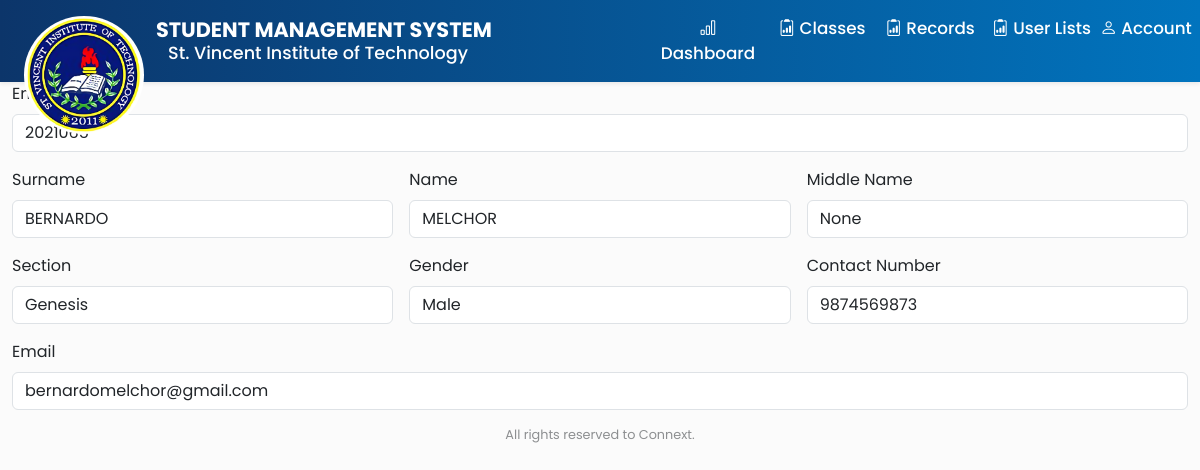
/profile/2021065 (signed in), run on the app's committed database.
### admin_staff/models.py (models this page shows, shortened)
class FacultyStaff(models.Model):
    user = models.OneToOneField(User, null=True, on_delete=models.CASCADE)
    faculty_staff_id = models.BigIntegerField(primary_key=True)
    surname = models.CharField(max_length=24)
    first_name = models.CharField(max_length=24)
    middle_name = models.CharField(max_length=24, blank=True, null=True)
    gender_choice = (
        ('Male', 'Male'),
        ('Female', 'Female'),
    )
    gender = models.CharField(max_length=10, default="Gender", choices=gender_choice, null=True)
    civil_choice = (
        ('Single', 'Single'),
        ('Married', 'Married'),
        ('Divorced', 'Divorced'),
        ('Widowed', 'Widowed'),
    )
    civil_status = models.CharField(max_length=10, default="Status", choices=civil_choice, blank=True, null=True)
    birth_date = models.DateField(null=True)
    birth_place = models.CharField(max_length=200, blank=True, null=True)
    religion = models.CharField(max_length=24, blank=True, null=True)
    contact = models.BigIntegerField(blank=True, null=True)
    email = models.CharField(max_length=100, blank=True, null=True)
    section = models.OneToOneField('section', blank=True, null=True, on_delete=models.SET_NULL)
    subject = models.OneToOneField('subject', blank=True, null=True, on_delete=models.SET_NULL)
    class Meta:
        managed = True
        db_table = 'faculty_staff'

class section(models.Model):
    section_name = models.CharField(max_length=20)
    level = models.ForeignKey("level", null=True, on_delete=models.SET_NULL)
    def __str__(self):
        return self.section_name

### admin_staff/decorators.py (the view)
        def wrapper_func(request, *args, **kwargs):
            group = None
            if request.user.groups.exists():
                group = request.user.groups.all()[0].name
            if group in allow_roles:
                return view_func(request, *args, **kwargs)
            else:
                return HttpResponse('you are not authorize')

### admin_staff/views.py (called while the page is built)
@login_required(login_url='login')
@allowed_user(allow_roles=['admin'])
def faculty_profile(request, pk):
    faculty = FacultyStaff.objects.get(faculty_staff_id = pk)
    return render(request, 'admin/faculty_profile.html', {'faculty': faculty})

### admin_staff/templates/admin/faculty_profile.html (shortened to what this page needs)
{% extends "admin/admin_dashboard.html" %}
{% block content %}
<div class="container-fluid">
    <form class="row g-3" >
        <div class="col-12">
            <label for="inputEmail4" class="form-label">Employee ID</label>
            <input type="text" class="form-control" id="inputEmail4" placeholder='student LRN' value="{{faculty.faculty_staff_id}}">
        </div>
        <div class="col-md-4">
            <label for="inputsurname" class="form-label">Surname</label>
            <input type="text" class="form-control" id="inputsurname" value="{{faculty.surname}}">
        </div>
        <div class="col-md-4">
            <label for="inputname" class="form-label">Name</label>
            <input type="text" class="form-control" id="inputname" value="{{faculty.first_name}}">
        </div>
        <div class="col-md-4">
            <label for="inputmiddle" class="form-label">Middle Name</label>
            <input type="text" class="form-control" id="inputmiddle" value="{{faculty.middle_name}}">
        </div>
        <div class="col-md-4">
            <label for="inputsection" class="form-label">Section</label>
            <input type="text" class="form-control" id="inputsection" value="{{faculty.section}}">
        </div>
        <div class="col-md-4">
            <label for="inputgender" class="form-label">Gender</label>
            <input type="text" class="form-control" id="inputgender" value="{{faculty.gender}}">
        </div>
        <div class="col-md-4">
            <label for="inputcontact" class="form-label">Contact Number</label>
            <input type="text" class="form-control" id="inputcontact" value="{{faculty.contact}}">
        </div>
        <div class="col-12">
            <label for="inputemail" class="form-label">Email</label>
            <input type="email" class="form-control" id="inputemail" value="{{faculty.email}}">
        </div>
    </form>
</div>
{% endblock content %}

### static/css/admin.css (style rules this page uses)
body { font-family: 'Poppins', sans-serif; background-color: #FBFBFB; }

### data on the page
FacultyStaff: faculty_staff_id "2021065", surname "BERNARDO", first_name "MELCHOR", middle_name "None", section "Genesis", gender "Male", contact "9874569873", email "bernardomelchor@gmail.com"
